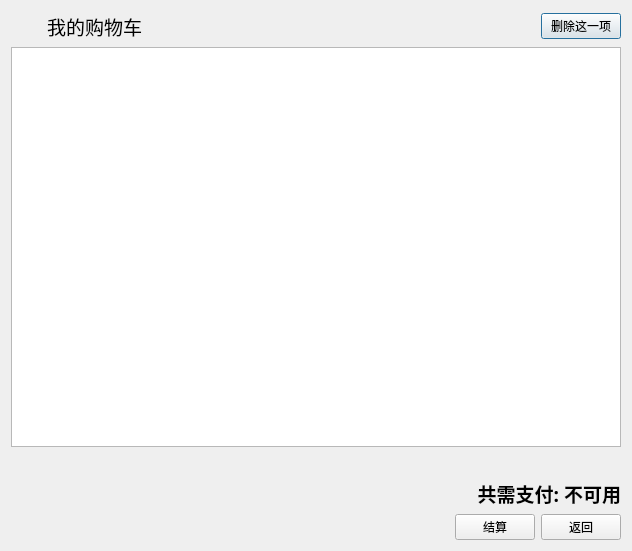
<?xml version="1.0" encoding="UTF-8"?>
<ui version="4.0">
 <class>CartDialog</class>
 <widget class="QDialog" name="CartDialog">
  <property name="geometry">
   <rect>
    <x>0</x>
    <y>0</y>
    <width>632</width>
    <height>551</height>
   </rect>
  </property>
  <property name="windowTitle">
   <string>我的购物车</string>
  </property>
  <property name="windowIcon">
   <iconset resource="resource.qrc">
    <normaloff>:/new/icons/cart.png</normaloff>:/new/icons/cart.png</iconset>
  </property>
  <layout class="QVBoxLayout" name="verticalLayout">
   <item>
    <layout class="QHBoxLayout" name="horizontalLayout">
     <item>
      <widget class="QLabel" name="label_2">
       <property name="sizePolicy">
        <sizepolicy hsizetype="Fixed" vsizetype="Fixed">
         <horstretch>0</horstretch>
         <verstretch>0</verstretch>
        </sizepolicy>
       </property>
       <property name="minimumSize">
        <size>
         <width>30</width>
         <height>30</height>
        </size>
       </property>
       <property name="maximumSize">
        <size>
         <width>30</width>
         <height>30</height>
        </size>
       </property>
       <property name="text">
        <string/>
       </property>
       <property name="pixmap">
        <pixmap resource="resource.qrc">:/new/icons/icon.png</pixmap>
       </property>
       <property name="scaledContents">
        <bool>true</bool>
       </property>
      </widget>
     </item>
     <item>
      <widget class="QLabel" name="label">
       <property name="font">
        <font>
         <family>微软雅黑</family>
         <pointsize>14</pointsize>
        </font>
       </property>
       <property name="text">
        <string>我的购物车</string>
       </property>
      </widget>
     </item>
     <item>
      <spacer name="horizontalSpacer_2">
       <property name="orientation">
        <enum>Qt::Horizontal</enum>
       </property>
       <property name="sizeHint" stdset="0">
        <size>
         <width>40</width>
         <height>20</height>
        </size>
       </property>
      </spacer>
     </item>
     <item>
      <widget class="QPushButton" name="delB">
       <property name="text">
        <string>删除这一项</string>
       </property>
      </widget>
     </item>
    </layout>
   </item>
   <item>
    <widget class="QTableWidget" name="tableWidget">
     <property name="editTriggers">
      <set>QAbstractItemView::NoEditTriggers</set>
     </property>
    </widget>
   </item>
   <item>
    <widget class="QLabel" name="saleL">
     <property name="font">
      <font>
       <family>微软雅黑 Light</family>
       <pointsize>11</pointsize>
      </font>
     </property>
     <property name="text">
      <string/>
     </property>
     <property name="alignment">
      <set>Qt::AlignRight|Qt::AlignTrailing|Qt::AlignVCenter</set>
     </property>
    </widget>
   </item>
   <item>
    <widget class="QLabel" name="countL">
     <property name="font">
      <font>
       <family>微软雅黑</family>
       <pointsize>14</pointsize>
       <weight>75</weight>
       <bold>true</bold>
      </font>
     </property>
     <property name="text">
      <string>共需支付: 不可用</string>
     </property>
     <property name="alignment">
      <set>Qt::AlignRight|Qt::AlignTrailing|Qt::AlignVCenter</set>
     </property>
    </widget>
   </item>
   <item>
    <layout class="QHBoxLayout" name="horizontalLayout_2">
     <item>
      <spacer name="horizontalSpacer">
       <property name="orientation">
        <enum>Qt::Horizontal</enum>
       </property>
       <property name="sizeHint" stdset="0">
        <size>
         <width>40</width>
         <height>20</height>
        </size>
       </property>
      </spacer>
     </item>
     <item>
      <widget class="QPushButton" name="payB">
       <property name="text">
        <string>结算</string>
       </property>
      </widget>
     </item>
     <item>
      <widget class="QPushButton" name="cancelB">
       <property name="text">
        <string>返回</string>
       </property>
      </widget>
     </item>
    </layout>
   </item>
  </layout>
 </widget>
 <resources>
  <include location="resource.qrc"/>
 </resources>
 <connections/>
</ui>
